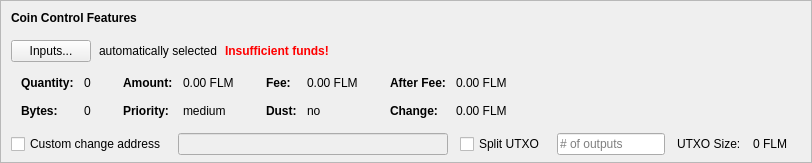
    <widget class="QFrame" name="frameCoinControl">
     <property name="sizePolicy">
      <sizepolicy hsizetype="Expanding" vsizetype="Expanding">
       <horstretch>0</horstretch>
       <verstretch>0</verstretch>
      </sizepolicy>
     </property>
     <property name="maximumSize">
      <size>
       <width>16777215</width>
       <height>16777215</height>
      </size>
     </property>
     <property name="frameShape">
      <enum>QFrame::StyledPanel</enum>
     </property>
     <property name="frameShadow">
      <enum>QFrame::Sunken</enum>
     </property>
     <layout class="QVBoxLayout" name="verticalLayoutCoinControl2">
      <property name="spacing">
       <number>0</number>
      </property>
      <property name="leftMargin">
       <number>0</number>
      </property>
      <property name="topMargin">
       <number>0</number>
      </property>
      <property name="rightMargin">
       <number>0</number>
      </property>
      <property name="bottomMargin">
       <number>6</number>
      </property>
      <item>
       <layout class="QVBoxLayout" name="verticalLayoutCoinControl" stretch="0,0,0,0,1">
        <property name="spacing">
         <number>0</number>
        </property>
        <property name="leftMargin">
         <number>10</number>
        </property>
        <property name="topMargin">
         <number>10</number>
        </property>
        <item>
         <layout class="QHBoxLayout" name="horizontalLayoutCoinControl1">
          <property name="bottomMargin">
           <number>15</number>
          </property>
          <item>
           <widget class="QLabel" name="labelCoinControlFeatures">
            <property name="sizePolicy">
             <sizepolicy hsizetype="Preferred" vsizetype="Maximum">
              <horstretch>0</horstretch>
              <verstretch>0</verstretch>
             </sizepolicy>
            </property>
            <property name="font">
             <font>
              <weight>75</weight>
              <bold>true</bold>
             </font>
            </property>
            <property name="styleSheet">
             <string notr="true">font-weight:bold;</string>
            </property>
            <property name="text">
             <string>Coin Control Features</string>
            </property>
           </widget>
          </item>
         </layout>
        </item>
        <item>
         <layout class="QHBoxLayout" name="horizontalLayoutCoinControl2" stretch="0,0,0,0">
          <property name="spacing">
           <number>8</number>
          </property>
          <property name="bottomMargin">
           <number>10</number>
          </property>
          <item>
           <widget class="QPushButton" name="pushButtonCoinControl">
            <property name="styleSheet">
             <string notr="true"/>
            </property>
            <property name="text">
             <string>Inputs...</string>
            </property>
            <property name="autoDefault">
             <bool>false</bool>
            </property>
           </widget>
          </item>
          <item>
           <widget class="QLabel" name="labelCoinControlAutomaticallySelected">
            <property name="text">
             <string>automatically selected</string>
            </property>
            <property name="margin">
             <number>5</number>
            </property>
           </widget>
          </item>
          <item>
           <widget class="QLabel" name="labelCoinControlInsuffFunds">
            <property name="font">
             <font>
              <weight>75</weight>
              <bold>true</bold>
             </font>
            </property>
            <property name="styleSheet">
             <string notr="true">color:red;font-weight:bold;</string>
            </property>
            <property name="text">
             <string>Insufficient funds!</string>
            </property>
            <property name="margin">
             <number>5</number>
            </property>
           </widget>
          </item>
          <item>
           <spacer name="horizontalSpacerCoinControl">
            <property name="orientation">
             <enum>Qt::Horizontal</enum>
            </property>
            <property name="sizeHint" stdset="0">
             <size>
              <width>40</width>
              <height>1</height>
             </size>
            </property>
           </spacer>
          </item>
         </layout>
        </item>
        <item>
         <widget class="QWidget" name="widgetCoinControl" native="true">
          <property name="sizePolicy">
           <sizepolicy hsizetype="Preferred" vsizetype="Preferred">
            <horstretch>0</horstretch>
            <verstretch>0</verstretch>
           </sizepolicy>
          </property>
          <property name="minimumSize">
           <size>
            <width>0</width>
            <height>0</height>
           </size>
          </property>
          <property name="styleSheet">
           <string notr="true"/>
          </property>
          <layout class="QHBoxLayout" name="horizontalLayoutCoinControl5">
           <property name="leftMargin">
            <number>0</number>
           </property>
           <property name="topMargin">
            <number>0</number>
           </property>
           <property name="rightMargin">
            <number>0</number>
           </property>
           <property name="bottomMargin">
            <number>0</number>
           </property>
           <item>
            <layout class="QHBoxLayout" name="horizontalLayoutCoinControl3" stretch="0,0,0,1">
             <property name="spacing">
              <number>20</number>
             </property>
             <property name="topMargin">
              <number>0</number>
             </property>
             <property name="bottomMargin">
              <number>10</number>
             </property>
             <item>
              <layout class="QFormLayout" name="formLayoutCoinControl1">
               <property name="horizontalSpacing">
                <number>10</number>
               </property>
               <property name="verticalSpacing">
                <number>14</number>
               </property>
               <property name="leftMargin">
                <number>10</number>
               </property>
               <property name="topMargin">
                <number>4</number>
               </property>
               <property name="rightMargin">
                <number>6</number>
               </property>
               <item row="0" column="0">
                <widget class="QLabel" name="labelCoinControlQuantityText">
                 <property name="font">
                  <font>
                   <weight>75</weight>
                   <bold>true</bold>
                  </font>
                 </property>
                 <property name="text">
                  <string>Quantity:</string>
                 </property>
                 <property name="margin">
                  <number>0</number>
                 </property>
                </widget>
               </item>
               <item row="0" column="1">
                <widget class="QLabel" name="labelCoinControlQuantity">
                 <property name="cursor">
                  <cursorShape>IBeamCursor</cursorShape>
                 </property>
                 <property name="contextMenuPolicy">
                  <enum>Qt::ActionsContextMenu</enum>
                 </property>
                 <property name="text">
                  <string notr="true">0</string>
                 </property>
                 <property name="margin">
                  <number>0</number>
                 </property>
                 <property name="textInteractionFlags">
                  <set>Qt::LinksAccessibleByMouse|Qt::TextSelectableByKeyboard|Qt::TextSelectableByMouse</set>
                 </property>
                </widget>
               </item>
               <item row="1" column="0">
                <widget class="QLabel" name="labelCoinControlBytesText">
                 <property name="font">
                  <font>
                   <weight>75</weight>
                   <bold>true</bold>
                  </font>
                 </property>
                 <property name="text">
                  <string>Bytes:</string>
                 </property>
                </widget>
               </item>
               <item row="1" column="1">
                <widget class="QLabel" name="labelCoinControlBytes">
                 <property name="cursor">
                  <cursorShape>IBeamCursor</cursorShape>
                 </property>
                 <property name="contextMenuPolicy">
                  <enum>Qt::ActionsContextMenu</enum>
                 </property>
                 <property name="text">
                  <string notr="true">0</string>
                 </property>
                 <property name="textInteractionFlags">
                  <set>Qt::LinksAccessibleByMouse|Qt::TextSelectableByKeyboard|Qt::TextSelectableByMouse</set>
                 </property>
                </widget>
               </item>
              </layout>
             </item>
             <item>
              <layout class="QFormLayout" name="formLayoutCoinControl2">
               <property name="horizontalSpacing">
                <number>10</number>
               </property>
               <property name="verticalSpacing">
                <number>14</number>
               </property>
               <property name="leftMargin">
                <number>6</number>
               </property>
               <property name="topMargin">
                <number>4</number>
               </property>
               <property name="rightMargin">
                <number>6</number>
               </property>
               <item row="0" column="0">
                <widget class="QLabel" name="labelCoinControlAmountText">
                 <property name="font">
                  <font>
                   <weight>75</weight>
                   <bold>true</bold>
                  </font>
                 </property>
                 <property name="text">
                  <string>Amount:</string>
                 </property>
                 <property name="margin">
                  <number>0</number>
                 </property>
                </widget>
               </item>
               <item row="0" column="1">
                <widget class="QLabel" name="labelCoinControlAmount">
                 <property name="cursor">
                  <cursorShape>IBeamCursor</cursorShape>
                 </property>
                 <property name="contextMenuPolicy">
                  <enum>Qt::ActionsContextMenu</enum>
                 </property>
                 <property name="text">
                  <string notr="true">0.00 FLM</string>
                 </property>
                 <property name="textInteractionFlags">
                  <set>Qt::LinksAccessibleByMouse|Qt::TextSelectableByKeyboard|Qt::TextSelectableByMouse</set>
                 </property>
                </widget>
               </item>
               <item row="1" column="0">
                <widget class="QLabel" name="labelCoinControlPriorityText">
                 <property name="font">
                  <font>
                   <weight>75</weight>
                   <bold>true</bold>
                  </font>
                 </property>
                 <property name="text">
                  <string>Priority:</string>
                 </property>
                </widget>
               </item>
               <item row="1" column="1">
                <widget class="QLabel" name="labelCoinControlPriority">
                 <property name="cursor">
                  <cursorShape>IBeamCursor</cursorShape>
                 </property>
                 <property name="contextMenuPolicy">
                  <enum>Qt::ActionsContextMenu</enum>
                 </property>
                 <property name="text">
                  <string>medium</string>
                 </property>
                 <property name="textInteractionFlags">
                  <set>Qt::LinksAccessibleByMouse|Qt::TextSelectableByKeyboard|Qt::TextSelectableByMouse</set>
                 </property>
                </widget>
               </item>
              </layout>
             </item>
             <item>
              <layout class="QFormLayout" name="formLayoutCoinControl3">
               <property name="horizontalSpacing">
                <number>10</number>
               </property>
               <property name="verticalSpacing">
                <number>14</number>
               </property>
               <property name="leftMargin">
                <number>6</number>
               </property>
               <property name="topMargin">
                <number>4</number>
               </property>
               <property name="rightMargin">
                <number>6</number>
               </property>
               <item row="0" column="0">
                <widget class="QLabel" name="labelCoinControlFeeText">
                 <property name="font">
                  <font>
                   <weight>75</weight>
                   <bold>true</bold>
                  </font>
                 </property>
                 <property name="text">
                  <string>Fee:</string>
                 </property>
                 <property name="margin">
                  <number>0</number>
                 </property>
                </widget>
               </item>
               <item row="0" column="1">
                <widget class="QLabel" name="labelCoinControlFee">
                 <property name="cursor">
                  <cursorShape>IBeamCursor</cursorShape>
                 </property>
                 <property name="contextMenuPolicy">
                  <enum>Qt::ActionsContextMenu</enum>
                 </property>
                 <property name="text">
                  <string notr="true">0.00 FLM</string>
                 </property>
                 <property name="textInteractionFlags">
                  <set>Qt::LinksAccessibleByMouse|Qt::TextSelectableByKeyboard|Qt::TextSelectableByMouse</set>
                 </property>
                </widget>
               </item>
               <item row="1" column="0">
                <widget class="QLabel" name="labelCoinControlLowOutputText">
                 <property name="font">
                  <font>
                   <weight>75</weight>
                   <bold>true</bold>
                  </font>
                 </property>
                 <property name="text">
                  <string>Dust:</string>
                 </property>
                </widget>
               </item>
               <item row="1" column="1">
                <widget class="QLabel" name="labelCoinControlLowOutput">
                 <property name="cursor">
                  <cursorShape>IBeamCursor</cursorShape>
                 </property>
                 <property name="contextMenuPolicy">
                  <enum>Qt::ActionsContextMenu</enum>
                 </property>
                 <property name="text">
                  <string>no</string>
                 </property>
                 <property name="textInteractionFlags">
                  <set>Qt::LinksAccessibleByMouse|Qt::TextSelectableByKeyboard|Qt::TextSelectableByMouse</set>
                 </property>
                </widget>
               </item>
              </layout>
             </item>
             <item>
              <layout class="QFormLayout" name="formLayoutCoinControl4">
               <property name="horizontalSpacing">
                <number>10</number>
               </property>
               <property name="verticalSpacing">
                <number>14</number>
               </property>
               <property name="leftMargin">
                <number>6</number>
               </property>
               <property name="topMargin">
                <number>4</number>
               </property>
               <property name="rightMargin">
                <number>6</number>
               </property>
               <item row="0" column="0">
                <widget class="QLabel" name="labelCoinControlAfterFeeText">
                 <property name="font">
                  <font>
                   <weight>75</weight>
                   <bold>true</bold>
                  </font>
                 </property>
                 <property name="text">
                  <string>After Fee:</string>
                 </property>
                 <property name="margin">
                  <number>0</number>
                 </property>
                </widget>
               </item>
               <item row="0" column="1">
                <widget class="QLabel" name="labelCoinControlAfterFee">
                 <property name="cursor">
                  <cursorShape>IBeamCursor</cursorShape>
                 </property>
                 <property name="contextMenuPolicy">
                  <enum>Qt::ActionsContextMenu</enum>
                 </property>
                 <property name="text">
                  <string notr="true">0.00 FLM</string>
                 </property>
                 <property name="textInteractionFlags">
                  <set>Qt::LinksAccessibleByMouse|Qt::TextSelectableByKeyboard|Qt::TextSelectableByMouse</set>
                 </property>
                </widget>
               </item>
               <item row="1" column="0">
                <widget class="QLabel" name="labelCoinControlChangeText">
                 <property name="font">
                  <font>
                   <weight>75</weight>
                   <bold>true</bold>
                  </font>
                 </property>
                 <property name="text">
                  <string>Change:</string>
                 </property>
                </widget>
               </item>
               <item row="1" column="1">
                <widget class="QLabel" name="labelCoinControlChange">
                 <property name="cursor">
                  <cursorShape>IBeamCursor</cursorShape>
                 </property>
                 <property name="contextMenuPolicy">
                  <enum>Qt::ActionsContextMenu</enum>
                 </property>
                 <property name="text">
                  <string notr="true">0.00 FLM</string>
                 </property>
                 <property name="textInteractionFlags">
                  <set>Qt::LinksAccessibleByMouse|Qt::TextSelectableByKeyboard|Qt::TextSelectableByMouse</set>
                 </property>
                </widget>
               </item>
              </layout>
             </item>
            </layout>
           </item>
          </layout>
         </widget>
        </item>
        <item>
         <layout class="QHBoxLayout" name="horizontalLayoutCoinControl4" stretch="0,0,0,0,0,0,0">
          <property name="spacing">
           <number>12</number>
          </property>
          <property name="sizeConstraint">
           <enum>QLayout::SetDefaultConstraint</enum>
          </property>
          <property name="topMargin">
           <number>5</number>
          </property>
          <property name="rightMargin">
           <number>5</number>
          </property>
          <item>
           <widget class="QCheckBox" name="checkBoxCoinControlChange">
            <property name="toolTip">
             <string>If this is activated, but the change address is empty or invalid, change will be sent to a newly generated address.</string>
            </property>
            <property name="text">
             <string>Custom change address</string>
            </property>
           </widget>
          </item>
          <item>
           <widget class="QValidatedLineEdit" name="lineEditCoinControlChange">
            <property name="enabled">
             <bool>false</bool>
            </property>
            <property name="sizePolicy">
             <sizepolicy hsizetype="Expanding" vsizetype="Fixed">
              <horstretch>0</horstretch>
              <verstretch>0</verstretch>
             </sizepolicy>
            </property>
           </widget>
          </item>
          <item>
           <widget class="QCheckBox" name="splitBlockCheckBox">
            <property name="text">
             <string>Split UTXO</string>
            </property>
           </widget>
          </item>
          <item>
           <widget class="QLineEdit" name="splitBlockLineEdit">
            <property name="sizePolicy">
             <sizepolicy hsizetype="Fixed" vsizetype="Fixed">
              <horstretch>50</horstretch>
              <verstretch>0</verstretch>
             </sizepolicy>
            </property>
            <property name="placeholderText">
             <string># of outputs</string>
            </property>
           </widget>
          </item>
          <item>
           <widget class="QLabel" name="labelBlockSizeText">
            <property name="text">
             <string>UTXO Size:</string>
            </property>
           </widget>
          </item>
          <item>
           <widget class="QLabel" name="labelBlockSize">
            <property name="text">
             <string>0 FLM</string>
            </property>
           </widget>
          </item>
          <item>
           <widget class="QLabel" name="labelCoinControlChangeLabel">
            <property name="sizePolicy">
             <sizepolicy hsizetype="Preferred" vsizetype="Expanding">
              <horstretch>0</horstretch>
              <verstretch>0</verstretch>
             </sizepolicy>
            </property>
            <property name="minimumSize">
             <size>
              <width>0</width>
              <height>0</height>
             </size>
            </property>
            <property name="text">
             <string/>
            </property>
            <property name="margin">
             <number>3</number>
            </property>
           </widget>
          </item>
         </layout>
        </item>
        <item>
         <spacer name="verticalSpacerCoinControl">
          <property name="orientation">
           <enum>Qt::Vertical</enum>
          </property>
          <property name="sizeHint" stdset="0">
           <size>
            <width>800</width>
            <height>1</height>
           </size>
          </property>
         </spacer>
        </item>
       </layout>
      </item>
     </layout>
    </widget>
